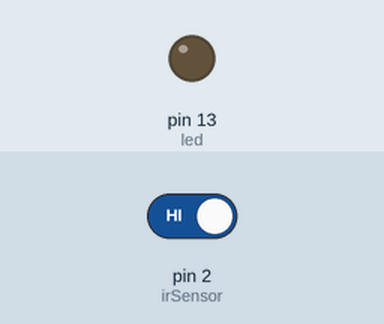
This sketch was run on a simulated Arduino Uno, built with avr-gcc and run on an emulated ATmega328P. Shown: output pins drawn as LEDs (lit = HIGH). The test bench sets the inputs (shaded band); at power-on: pin 2 (irSensor) HIGH. What the sketch prints to the serial monitor is not drawn.

Above: at 1.8 s.
1.9 s: pin 2 (irSensor) driven LOW
At 2.6 s:
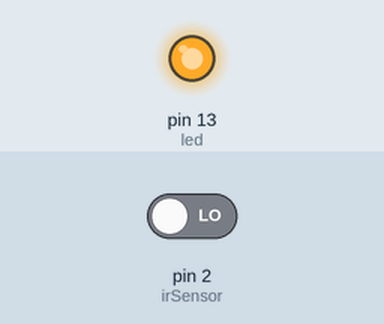
3.5 s: pin 2 (irSensor) driven HIGH
At 3.8 s:
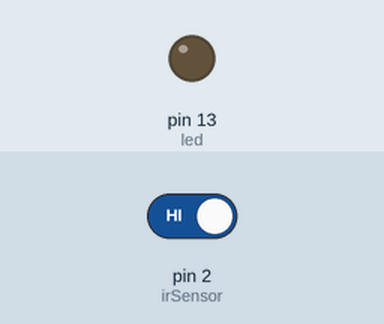
Timing chart, 0 to 6.5 s (numbered marks = the images above; inputs shaded):
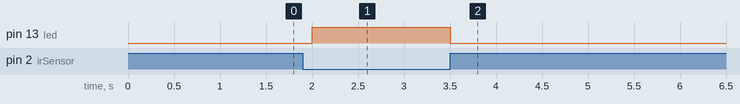

Measured:
- after the input at 1.9 s, pin 13 (led): LOW → HIGH after 0.10 s
- after the input at 3.5 s, pin 13 (led): HIGH → LOW at once

The sketch:

ir_sensor.ino
```cpp
//Arduino Code (`ir_sensor.ino`)

int irSensor = 2;   // IR Sensor Output pin Connected to D2
int led = 13;       // On-board LED on pin 13

void setup() {
  // put your setup code here, to run once:

  pinMode(irSensor, INPUT);
  pinMode(led, OUTPUT);
  Serial.begin(9600);   // Start serial communication
}

void loop() {
  // put your main code here, to run repeatedly:

  int obstacle = digitalRead(irSensor);

  if (obstacle == LOW) {  // Object Detected
    digitalWrite(led, HIGH);
    Serial.println("🚧 Obstacle Detected!");
  }
  else{
    digitalWrite(led, LOW);
    Serial.println("✅ Clear Path");
  }

  delay(500);
}
```
